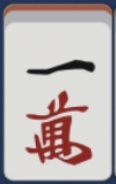
#> input picture templates/一万.png, 116 x 184 px
$ python -i extract_tiles.py   (imports and definitions only)
#> lines starting #> are read from the running program, lines starting #| are printed output that depends on the picture
#> further down, picture is the input picture: shape (184, 116, 3); mean B, G, R 177.8, 177.6, 186.9
#!/usr/bin/env python3
"""
雀魂牌面素材提取工具
从截图中提取手牌区域的牌面，与现有模板库比对去重，自动扩充模板库。

用法:
  python3 extract_tiles.py screenshot.jpg
  python3 extract_tiles.py screenshot.jpg --templates ./templates --save
"""

import cv2
import numpy as np
from pathlib import Path
import argparse
import hashlib
from collections import defaultdict

TEMPLATE_DIR = Path(__file__).parent / "templates"

# === 牌面检测 ===

# [24 lines left out: function detect_hand_tiles, not called in this run]


# === 牌面特征 ===

def tile_hash(img: np.ndarray) -> np.ndarray:
    """计算牌面的组合特征（dHash + HSV直方图）"""
    # 统一尺寸
    img = cv2.resize(img, (94, 148))
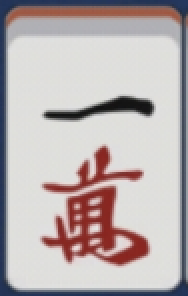
#> img: shape (148, 94, 3) (shown 2 times larger); mean of channels 0, 1, 2 177.8, 177.7, 187; drawn as B, G, R

    # dHash (64位)
    gray = cv2.cvtColor(img, cv2.COLOR_BGR2GRAY)
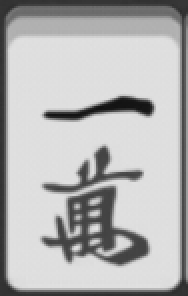
#> gray: shape (148, 94) (shown 2 times larger); min 17, max 227, mean 180.5
    resized = cv2.resize(gray, (9, 8))
    dhash = (resized[:, 1:] > resized[:, :-1]).flatten().astype(np.float32)
#> dhash = 64 values, max 1 at index 0, min 0 at index 1, mean 0.328

    # HSV 颜色直方图 (64维)
    hsv = cv2.cvtColor(img, cv2.COLOR_BGR2HSV)
#> hsv: shape (148, 94, 3); mean H, S, V 41.7, 32.6, 191.1
    hist = cv2.calcHist([hsv], [0, 1], None, [8, 8], [0, 180, 0, 256])
    hist = cv2.normalize(hist, hist).flatten()
#> hist = 64 values, max 0.908 at index 8, min 0 at index 7, mean 0.0318

    return np.concatenate([dhash, hist])


def cosine_similarity(a, b):
    return np.dot(a, b) / (np.linalg.norm(a) * np.linalg.norm(b) + 1e-8)


# === 模板匹配 ===

# [114 lines left out: functions load_templates, match_best_template, main, not called in this run]


# [2 lines not run here, left out]

>>> import cv2
>>> picture = cv2.imread('templates/一万.png')
>>> result = tile_hash(picture)
#> result = 128 values, max 1 at index 0, min 0 at index 1, mean 0.18

$ run again, on templates/七筒.png
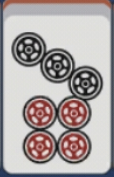
#> input picture templates/七筒.png, 114 x 177 px
#> picture is the input picture: shape (177, 114, 3); mean B, G, R 163.7, 164, 171.8
#> in tile_hash, `img = cv2.resize(img, (94, 148))`:
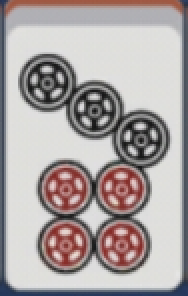
#> img: shape (148, 94, 3) (shown 2 times larger); mean of channels 0, 1, 2 163.6, 164, 171.7; drawn as B, G, R
#> in tile_hash, `gray = cv2.cvtColor(img, cv2.COLOR_BGR2GRAY)`:
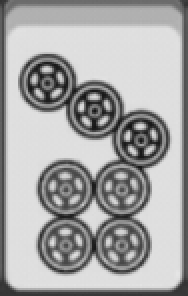
#> gray: shape (148, 94) (shown 2 times larger); min 20, max 229, mean 166.3
#> dhash = 64 values, max 1 at index 10, min 0 at index 0, mean 0.375
#> hsv: shape (148, 94, 3); mean H, S, V 41.4, 23, 174.1
#> hist = 64 values, max 0.765 at index 8, min 0 at index 6, mean 0.0351
#> result = 128 values, max 1 at index 10, min 0 at index 0, mean 0.205

$ run again, on templates/三万.png
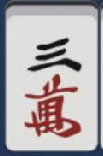
#> input picture templates/三万.png, 103 x 156 px
#> picture is the input picture: shape (156, 103, 3); mean B, G, R 172.7, 170.5, 176.8
#> in tile_hash, `img = cv2.resize(img, (94, 148))`:
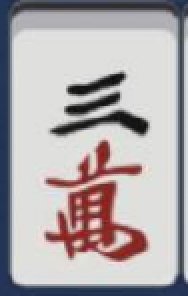
#> img: shape (148, 94, 3) (shown 2 times larger); mean of channels 0, 1, 2 172.6, 170.5, 176.7; drawn as B, G, R
#> in tile_hash, `gray = cv2.cvtColor(img, cv2.COLOR_BGR2GRAY)`:
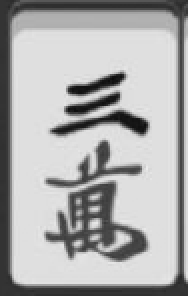
#> gray: shape (148, 94) (shown 2 times larger); min 11, max 236, mean 172.6
#> dhash = 64 values, max 1 at index 0, min 0 at index 1, mean 0.328
#> hsv: shape (148, 94, 3); mean H, S, V 57.6, 32.2, 182.7
#> hist = 64 values, max 0.859 at index 8, min 0 at index 7, mean 0.038
#> result = 128 values, max 1 at index 0, min 0 at index 1, mean 0.183
